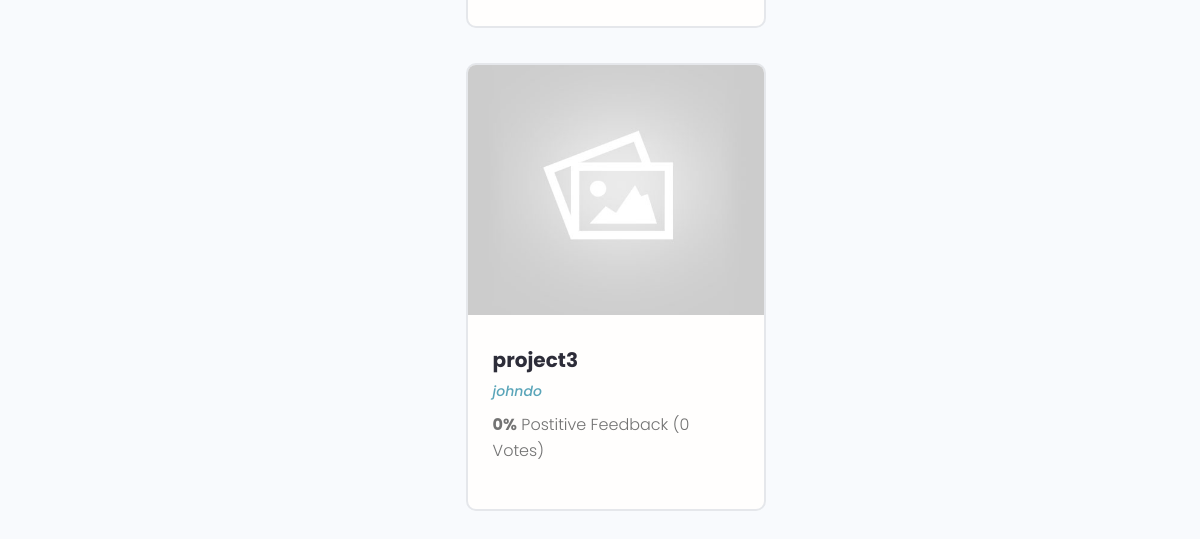
The page /profile/3f78cc07-d31c-42de-837c-641593315eba/ (lower part) on the database as committed earlier.
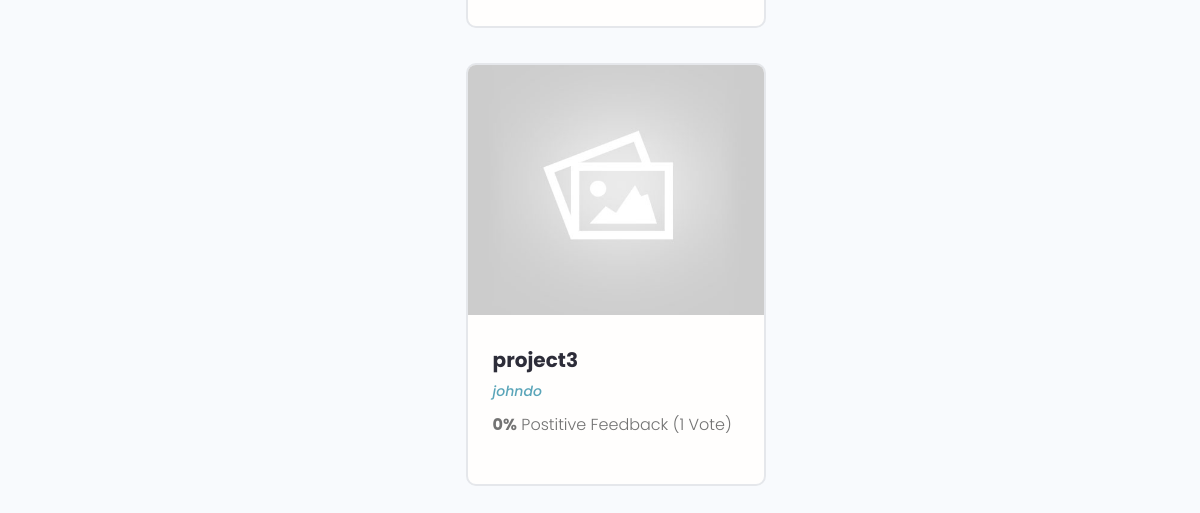
The same page on the database as committed later.
### projects/models.py (models this page shows, shortened)
class Project(models.Model):
    owner = models.ForeignKey(
        Profile, null=True, on_delete=models.SET_NULL)
    title = models.CharField(max_length=200)
    description = models.TextField(null=True, blank=True)
    featured_image = models.ImageField(null=True, blank=True, default="default.jpg")
    demo_link = models.CharField(max_length=2000,null=True, blank=True)
    source_link = models.CharField(max_length=2000,null=True, blank=True)
    tags = models.ManyToManyField('Tag', blank=True)
    vote_total = models.IntegerField(default=0, null = True, blank=True)
    vote_ratio = models.IntegerField(default=0, null = True, blank=True)
    created = models.DateTimeField(auto_now_add=True)
    id = models.UUIDField(default=uuid.uuid4, unique=True, primary_key=True, editable=False)
    class Meta:
        ordering = ['-vote_ratio', '-vote_total']

### users/models.py (models this page shows)
class Profile(models.Model):
    user = models.OneToOneField(User, on_delete=models.CASCADE, null=True, blank=True)
    name = models.CharField(max_length=200, blank=True, null=True)
    username = models.CharField(max_length=200, blank=True, null=True)
    email = models.EmailField(max_length=500, blank=True, null=True)
    location = models.CharField(max_length=200, blank=True, null=True)
    short_intro = models.TextField(max_length=200, blank=True, null=True)
    bio = models.TextField(blank=True, null=True)
    profile_image = models.ImageField(null=True, blank=True, upload_to='profiles/', default="profiles/user-default.png")
    social_github = models.CharField(max_length=200, blank=True, null=True)
    social_twitter = models.CharField(max_length=200, blank=True, null=True)
    social_linkedin = models.CharField(max_length=200, blank=True, null=True)
    social_youtube = models.CharField(max_length=200, blank=True, null=True)
    social_website = models.CharField(max_length=200, blank=True, null=True)
    created = models.DateTimeField(auto_now_add=True)
    id = models.UUIDField(default=uuid.uuid4, unique=True, primary_key=True, editable=False)
    def __str__(self):
        return str(self.username)

### users/views.py (the view)
# urls.py: path('profile/<str:pk>/', views.userProfile, name="user-profile"),
def userProfile(request,pk):
    profile = Profile.objects.get(id=pk)
    topSkills = profile.skill_set.exclude(description__exact="")
    otherSkills = profile.skill_set.filter(description="")
    context={'profile':profile, 'topSkills' : topSkills, 'otherSkills': otherSkills }
    return render(request, 'users/user_profile.html',context)

### projects/models.py (called while the page is built)
    def __str__(self):
        return self.name

### users/templates/users/user_profile.html (shortened to what this page needs)
{% extends 'main.html' %}
{% block content %}
  <main class="profile my-md">
    <div class="container">
      <div class="layout">
        <div class="column column--1of3">
        </div>
        <div class="column column--2of3">
          <div class="devInfo">
            <div class="grid grid--two">
                {% for project in profile.project_set.all %}
              <div class="column">
                <div class="card project">
                  <a href="{% url 'project' project.id %}" class="project">
                    <img class="project__thumbnail" src="{{project.featured_image.url}}" alt="project thumbnail" />
                    <div class="card__body">
                      <h3 class="project__title">{{project.title}}</h3>
                      <p><a class="project__author" href="{% url 'user-profile' project.owner.id %}">{{project.owner}}</a></p>
                      <p class="project--rating">
                        <span style="font-weight: bold;">{{project.vote_ratio}}%</span> Postitive
                        Feedback ({{project.vote_total}} Vote{{project.vote_total|pluralize:"s"}})
                      </p>
                       <div class="project__tags">
                      </div>
                    </div>
                  </a>
                </div>
              </div>
                {% endfor %}
            </div>
          </div>
        </div>
      </div>
    </div>
  </main>
{% endblock content %}

Rows that differ between the two databases and show on the page:
changed Project "project3": vote_total "0" → "1"
